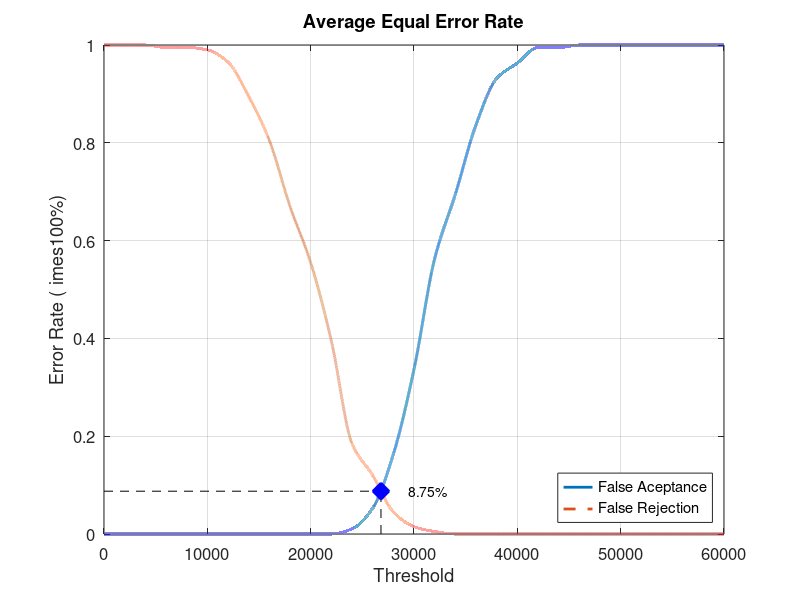
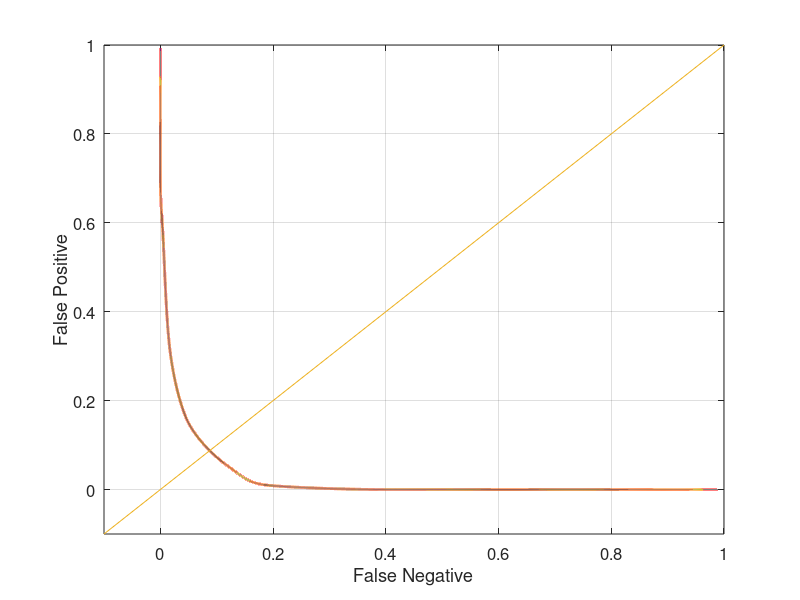

MATLAB code for these plots, in order:
close all;
clear;
clc;
x = 0:2000:60000;
xq = 0:0.5:60000;

y0 = [0 0 0 0 0 0 0 0 0 0 0 0 0.0105263 0.0526316 0.163158 0.336842 0.563158 0.694737 0.836842 0.931579 0.963158 0.994737 0.994737 1 1 1 1 1 1 1 1]
yy0 = interp1(x, y0, xq, 'pchip');
y1 = [1 1 1 0.995 0.995 0.99 0.965 0.895 0.805 0.67 0.555 0.395 0.185 0.12 0.045 0.015 0.005 0 0 0 0 0 0 0 0 0 0 0 0 0 0]
yy1 = interp1(x, y1, xq, 'pchip');

% Calculating EER: 
y2 = abs(y0 - y1);
find(y2 == min(y2))
yy2 = abs(yy0 - yy1);
xEER = find(yy2 == min(yy2));
xEERIndex = xq(xEER) % X-axis EER
yEER = yy0(xEER) % Y-axis EER

main = figure
plot(xq, yy0,'-','LineWidth', 2);	hold on
plot(xq, yy1,'--','LineWidth', 2);	hold on
plot([xEERIndex xEERIndex], [0 yEER], 'k--');	hold on
plot([0 xEERIndex], [yEER yEER], 'k--');	hold on
plot(xEERIndex, yEER, 'bx', 'LineWidth', 10);	hold on
text(xEERIndex + 10 * xEERIndex / 100, yEER, [num2str(round((10000 * yEER)) / 100) '%'])
legend('False Aceptance', 'False Rejection', 'Location', 'SouthEast')
xlabel('Threshold')
ylabel('Error Rate (	imes100%)')
title('Average Equal Error Rate')
set(gca, 'FontSize', 12)
axis([0 60000 0 1])
grid on

print(main, 'Database4_1Main', '-dpng');
FNRxFPR = figure('Color', [1 1 1]);
plot(yy1, yy0, '-', yy1, yy0, 'LineWidth', 2);
hold on
y = -0.1:0.1:1
plot(y, y); 
set(gca, 'FontSize', 12)
xlabel('False Negative')
ylabel('False Positive')
axis([-0.1 1 -0.1 1])
set(gca, 'FontSize', 12)
grid on

print(FNRxFPR, 'Database4_1FNRxFPR','-dpng');
